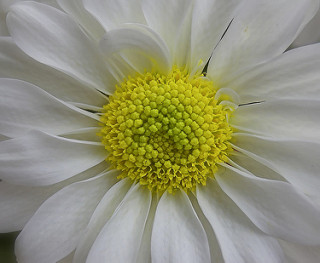
#> input picture flowers/flower_photos/train/daisy/100080576_f52e8ee070_n.jpg, 320 x 263 px; its folder holds only this picture in this run
$ python flower_classification.py
#> lines starting #> are read from the running program, lines starting #| are printed output that depends on the picture
# Flower classification using cosine similarity - Ajay K R

import cv2
import math
import os

directories = os.listdir("./flowers/flower_photos/train")


# Read all images from all categories
def get_knowledge_base():
    knowledge_base = []
    for i in range(len(directories)):
        category = directories[i]

        flower_data = []
        images = os.listdir("./flowers/flower_photos/train/" + category + "/")

        for img in images:
            im = cv2.imread("./flowers/flower_photos/train/" + category + "/" + img, cv2.IMREAD_GRAYSCALE)
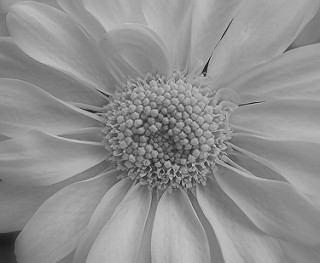
#> im: shape (263, 320); min 13, max 218, mean 144.2
            flower_data.extend([im])
        knowledge_base.extend([flower_data])
#> pass 2 of the loop in get_knowledge_base, `for i in range(len(directories)):`:
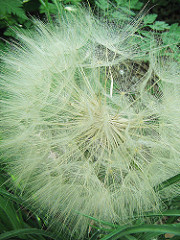
#> input picture flowers/flower_photos/train/dandelion/10443973_aeb97513fc_m.jpg, 180 x 240 px
#> in get_knowledge_base, `im = cv2.imread("./flowers/flower_photos/train/" + category + "/" + im..`:
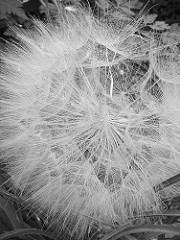
#> im: shape (240, 180); min 0, max 255, mean 145.4
    return knowledge_base
    #[category][img][row][col]


# Load knowledge base
knowledge_base = get_knowledge_base()
#> knowledge_base = 2 items

def classify(img):
    classification = []
    for each_category in knowledge_base:
        category_score = 0                  # Assume score for a particular category is 0 initially

        # Compute highest score for each category (of images) agaist input image
        for each_image in each_category:
            score = similarity_score(img, each_image) # Compute similarity score for the input image against an image in a category
            if(score > category_score):               # If the score is higher, then that is the score for that category
                category_score = score

        category_score = category_score/len(each_category)
        classification.extend([category_score])
    return classification


# Compute similarity between two images
def similarity_score(input_image, knowledge_base_image):
    row = len(input_image)
    col = len(input_image[0])
    if len(input_image) > len(knowledge_base_image):
        row = len(knowledge_base_image)

    similarity = 0
    for i in range(row):
        similarity = similarity + cos_similarity(input_image[i], knowledge_base_image[i])

    return similarity


# Compute the dot product between two vectors
# If the vectors don't have the same dimension, then vector with smaller dimension gets filled with 0 in missing places
# Missing places are considered 0
def dot_product(vector_A, vector_B):
    col = len(vector_A)
    if len(vector_A) > len(vector_B):
        col = len(vector_B)             # Ignore the rest of the values as they are considered to be 0

    dot_product = 0
    for i in range(col):
        dot_product = dot_product + (vector_A[i]*vector_B[i])

    return dot_product


# Compute the absolute value of a vector
def length_of_vector(vector):
    length = dot_product(vector, vector)
    length = math.sqrt(length)
    return length


# Compute cosine similarity between two vectors
def cos_similarity(vector_A, vector_B):
    cos_theta = (dot_product(vector_A, vector_B))/(length_of_vector(vector_A) * length_of_vector(vector_B))
    return cos_theta


# Driver code
test_image = cv2.imread("./flowers/flower_photos/test/daisy/134409839_71069a95d1_m.jpg", cv2.IMREAD_GRAYSCALE)
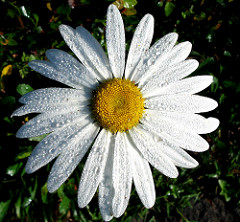
#> input picture flowers/flower_photos/test/daisy/134409839_71069a95d1_m.jpg, 240 x 222 px
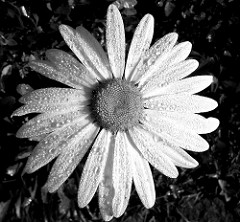
#> test_image: shape (222, 240); min 0, max 255, mean 99.1
classification = classify(test_image)
#> the loop in classify, `for each_category in knowledge_base:` made 2 passes
#> category_score on pass 1: 0
classification
